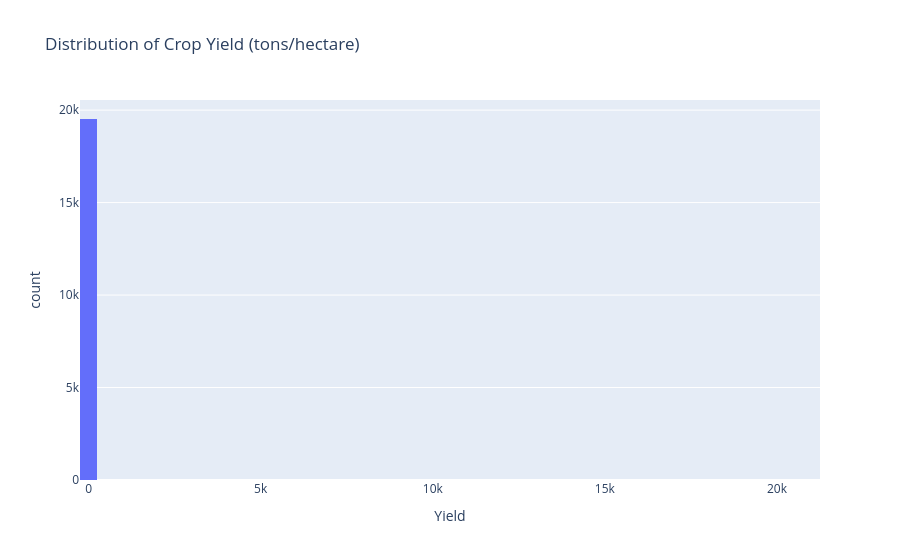

Notebook cell for this chart:
### Markdown cell above
# 6. Visualise Target Variable (Yield)

### Code cell
fig = px.histogram(crop, x='Yield', nbins=100, title='Distribution of Crop Yield (tons/hectare)')
fig.show()

### Figure 1 — Plotly figure (JSON) as saved in the notebook; plotly's stock layout.template omitted (floating-point values rounded to 4 significant figures; data arrays with more than 128 entries replaced by an {"elided": "..."} marker saying what was removed)
{"data": [{"bingroup": "x", "hovertemplate": "Yield=%{x}<br>count=%{y}<extra></extra>", "legendgroup": "", "marker": {"color": "#636efa", "pattern": {"shape": ""}}, "name": "", "nbinsx": 100, "orientation": "v", "showlegend": false, "type": "histogram", "x": {"elided": "19689 float values"}, "xaxis": "x", "yaxis": "y"}], "layout": {"barmode": "relative", "legend": {"tracegroupgap": 0}, "title": {"text": "Distribution of Crop Yield (tons/hectare)"}, "xaxis": {"anchor": "y", "domain": [0, 1], "title": {"text": "Yield"}}, "yaxis": {"anchor": "x", "domain": [0, 1], "title": {"text": "count"}}}}
